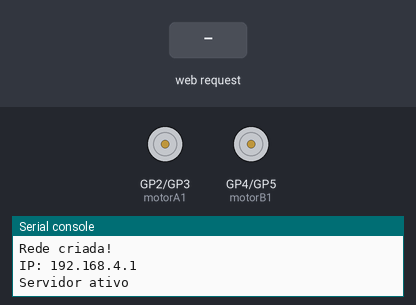
Simulated run of this program. Board: Raspberry Pi Pico running MicroPython. Parts: motor-driver pin pairs drawn as motors (green arrow = first pin HIGH = forward, orange = second pin HIGH = backward, longer = more drive), the last lines printed to the serial console. The inputs (shaded band) are chosen by the test bench. The board's own WiFi access point starts at once.

Above: at 1.2 s.
1.3 s: HTTP request GET /frente received
At 2.1 s:
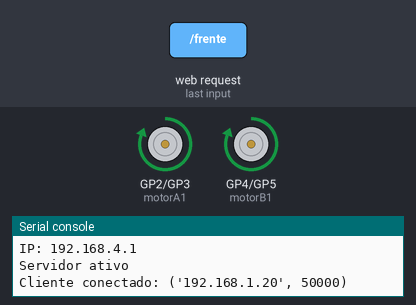
2.8 s: HTTP request GET /tras received
At 3.3 s:
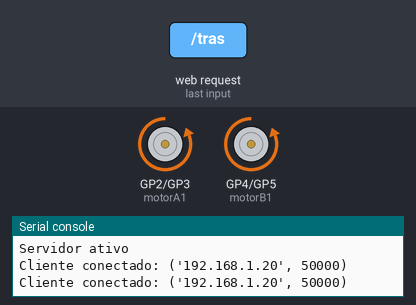
4.3 s: HTTP request GET /esquerda received
At 5.5 s:
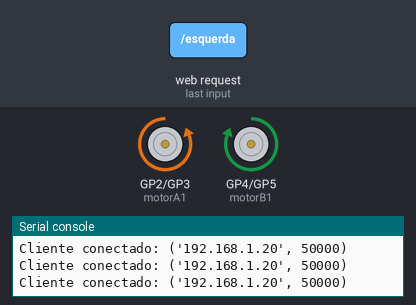
5.8 s: HTTP request GET /direita received
At 6.8 s:
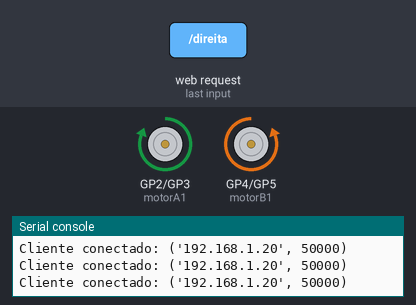
7.3 s: HTTP request GET /parar received
At 7.9 s:
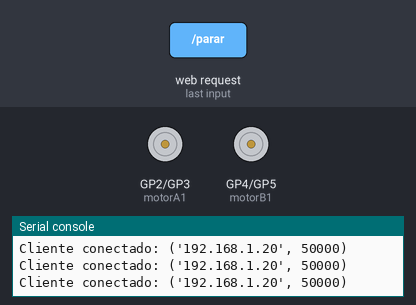
Timing chart, 0 to 9.8 s (numbered marks = the images above; inputs shaded):
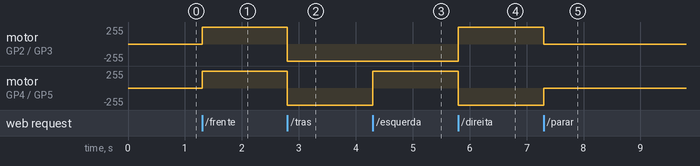

Measured:
- after the input at 1.3 s, motor on GP2 (motorA1) / GP3 (motorA2), motor on GP4 (motorB1) / GP5 (motorB2): stopped → forward 255/255 at once
- after the input at 2.8 s, motor on GP2 (motorA1) / GP3 (motorA2), motor on GP4 (motorB1) / GP5 (motorB2): forward 255/255 → backward 255/255 at once
- after the input at 4.3 s, motor on GP4 (motorB1) / GP5 (motorB2): backward 255/255 → forward 255/255 at once
- after the input at 5.8 s, motor on GP2 (motorA1) / GP3 (motorA2): backward 255/255 → forward 255/255 at once; motor on GP4 (motorB1) / GP5 (motorB2): forward 255/255 → backward 255/255 at once
- after the input at 7.3 s, motor on GP2 (motorA1) / GP3 (motorA2): forward 255/255 → stopped at once; motor on GP4 (motorB1) / GP5 (motorB2): backward 255/255 → stopped at once

The program:

main.py
```python
# -------------------------------------------
# Raspberry Pi Pico W - Carrinho WiFi
# Autor: exemplo educacional
# -------------------------------------------

import network
import socket
from machine import Pin
import time

# ==============================
# CONFIGURAÇÃO DOS PINOS MOTOR
# ==============================

motorA1 = Pin(2, Pin.OUT)
motorA2 = Pin(3, Pin.OUT)
motorB1 = Pin(4, Pin.OUT)
motorB2 = Pin(5, Pin.OUT)

# ==============================
# FUNÇÕES DE MOVIMENTO
# ==============================

def frente():
    motorA1.high()
    motorA2.low()
    motorB1.high()
    motorB2.low()

def tras():
    motorA1.low()
    motorA2.high()
    motorB1.low()
    motorB2.high()

def esquerda():
    motorA1.low()
    motorA2.high()
    motorB1.high()
    motorB2.low()

def direita():
    motorA1.high()
    motorA2.low()
    motorB1.low()
    motorB2.high()

def parar():
    motorA1.low()
    motorA2.low()
    motorB1.low()
    motorB2.low()

# ==============================
# CRIA ACCESS POINT
# ==============================

ssid = "CarrinhoPico"
password = "12345678"

ap = network.WLAN(network.AP_IF)
ap.active(True)
ap.config(essid=ssid, password=password)

print("Criando rede WiFi...")

while not ap.active():
    pass

print("Rede criada!")
print("IP:", ap.ifconfig()[0])

# ==============================
# HTML DA INTERFACE
# ==============================

html = """<!DOCTYPE html>
<html>
<head>
<meta name="viewport" content="width=device-width, initial-scale=1">
<style>

body{
font-family: Arial;
text-align:center;
}

button{
width:120px;
height:60px;
font-size:20px;
margin:10px;
}

</style>
</head>

<body>

<h2>Carrinho WiFi</h2>

<p>
<a href="/frente"><button>Frente</button></a>
</p>

<p>
<a href="/esquerda"><button>Esquerda</button></a>
<a href="/parar"><button>Parar</button></a>
<a href="/direita"><button>Direita</button></a>
</p>

<p>
<a href="/tras"><button>Trás</button></a>
</p>

</body>
</html>
"""

# ==============================
# SERVIDOR WEB
# ==============================

addr = socket.getaddrinfo('0.0.0.0', 80)[0][-1]

server = socket.socket()
server.bind(addr)
server.listen(1)

print("Servidor ativo")

while True:

    cl, addr = server.accept()
    print("Cliente conectado:", addr)

    request = cl.recv(1024)
    request = str(request)

    if '/frente' in request:
        frente()

    if '/tras' in request:
        tras()

    if '/esquerda' in request:
        esquerda()

    if '/direita' in request:
        direita()

    if '/parar' in request:
        parar()

    cl.send("HTTP/1.1 200 OK\r\nContent-type: text/html\r\n\r\n")
    cl.send(html)
    cl.close()
```
